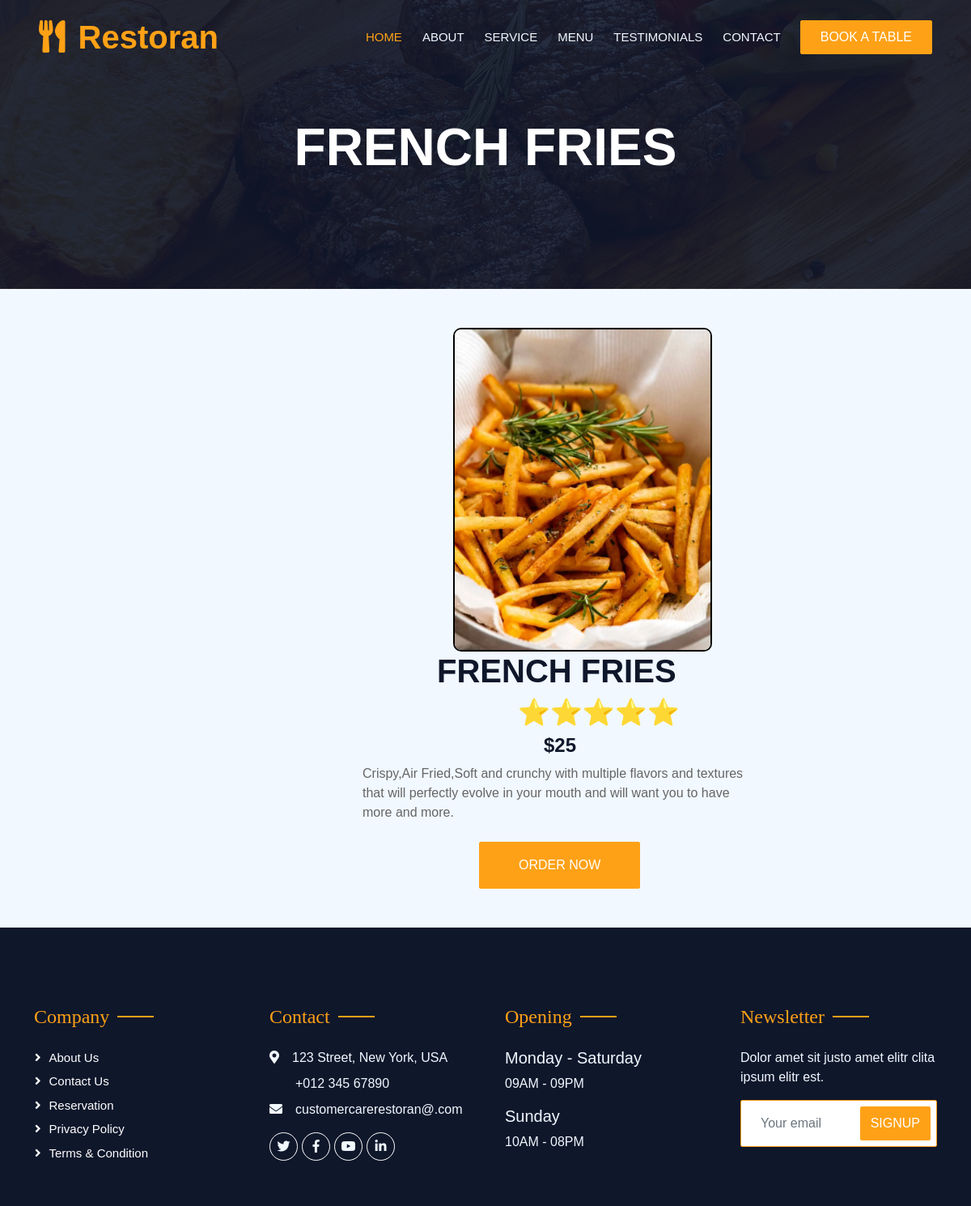
Screenshot of /foodforall/starterrs/1 with the database file from the repository.
### foodforall/models.py (models this page shows)
class products(models.Model):
     pict = models.ImageField(upload_to="img")
     pro_name=models.CharField(max_length=20)
     pro_desc =models.CharField(max_length=600)
     pro_price=models.IntegerField()
     pro_reviews=models.CharField(max_length=200)

### foodforall/views.py (the view)
# urls.py: path('starterrs/<int:id>',views.product)
def product(request,id):
    prod = products.objects.get(id=id)
    return render(request, 'products.html',{'prod':prod})

### foodforall/templates/products.html (shortened to what this page needs)
{% load static %}
<!DOCTYPE html>
<html lang="en">
<head>
    <link href="{% static 'css/all.min.css' %}" rel="stylesheet" media="screen">
    <link href="{% static 'https://cdnjs.cloudflare.com/ajax/libs/font-awesome/5.10.0/css/all.min.css' %}" rel="stylesheet">
     <link href="{% static 'https://cdn.jsdelivr.net/npm/bootstrap-icons@1.4.1/font/bootstrap-icons.css' %}" rel="stylesheet">
     <link href="{% static 'animate.min.css' %}" rel="stylesheet">
    <link href="{% static 'assets/owl.carousel.min.css' %}" rel="stylesheet">
    <link href="{% static 'tempusdominus-bootstrap-4.min.css' %}" rel="stylesheet" />
    <link rel="stylesheet" type="text/css" href="{% static 'bootstrap.min.css' %}"/>
    <link rel="stylesheet" type="text/css" href="{% static 'style.css' %}"/>
    <link rel="stylesheet" href="https://use.fontawesome.com/releases/v5.2.0/css/all.css">
</head>
<body>
    <div class="container-xxl position-relative p-0">
        <nav class="navbar navbar-expand-lg navbar-dark bg-dark px-4 px-lg-5 py-3 py-lg-0">
            <a href="" class="navbar-brand p-0">
                <h1 class="text-primary m-0"><i class="fa fa-utensils me-3"></i>Restoran</h1>
            </a>
            <div class="collapse navbar-collapse" id="navbarCollapse">
                <div class="navbar-nav ms-auto py-0 pe-4">
                    <a href="http://localhost:8000/foodforall/index/" class="nav-item nav-link active">Home</a>
                    <a href="http://localhost:8000/foodforall/about/" class="nav-item nav-link">About</a>
                    <a href="http://localhost:8000/foodforall/orders/" class="nav-item nav-link">Service</a>
                    <a href="http://localhost:8000/foodforall/menu/" class="nav-item nav-link">Menu</a>
                    <a href="http://localhost:8000/foodforall/review/" class="nav-item nav-link">Testimonials</a>
                    <a href="http://localhost:8000/foodforall/contact/" class="nav-item nav-link">Contact</a>
                </div>
                <a href="http://localhost:8000/foodforall/booking/" class="btn btn-primary py-2 px-4">Book A Table</a>
            </div>
        </nav>
        <div class="container-xxl py-5 bg-dark hero-header mb-5">
            <div class="container text-center my-5 pt-5 pb-4">
                <h1 class="display-3 text-white mb-3 animated slideInDown">{{prod.pro_name}}</h1>
            </div>
        </div>
    </div>
    <img style="border-radius: 10px; height: 25em; width: 20em; margin-left: 35em; border: 2px solid black;" src="../../{{prod.pict}}" alt="">
    <h1 style="margin-left: 13.5em;">{{prod.pro_name}}</h1>
    <h2 style="margin-left: 20em;">{{prod.pro_reviews}}</h2>
    <h4  style="margin-left: 28em;">${{prod.pro_price}}</h4>
    <p style="width: 40%;margin-left: 28em;">{{prod.pro_desc}}</p>
   <a style="margin-left: 37em;" class="btn btn-primary py-3 px-5 mt-2" href="http://localhost:8000/foodforall/orders/">ORDER NOW</a>
 <div class="container-fluid bg-dark text-light footer pt-5 mt-5 wow fadeIn" data-wow-delay="0.1s">
    <div class="container py-5">
        <div class="row g-5">
            <div class="col-lg-3 col-md-6">
                <h4 class="section-title ff-secondary text-start text-primary fw-normal mb-4">Company</h4>
                <a class="btn btn-link" href="http://localhost:8000/foodforall/about/">About Us</a>
                <a class="btn btn-link" href="http://localhost:8000/foodforall/contact/">Contact Us</a>
                <a class="btn btn-link" href="http://localhost:8000/foodforall/booking/">Reservation</a>
                <a class="btn btn-link" href="">Privacy Policy</a>
                <a class="btn btn-link" href="">Terms & Condition</a>
            </div>
            <div class="col-lg-3 col-md-6">
                <h4 class="section-title ff-secondary text-start text-primary fw-normal mb-4">Contact</h4>
                <p class="mb-2"><i class="fa fa-map-marker-alt me-3"></i>123 Street, New York, USA</p>
                <p class="mb-2"><i class="fa fa-phone-alt me-3"></i>+012 345 67890</p>
                <p class="mb-2"><i class="fa fa-envelope me-3"></i>customercarerestoran@.com</p>
                <div class="d-flex pt-2">
                    <a class="btn btn-outline-light btn-social" href=""><i class="fab fa-twitter"></i></a>
                    <a class="btn btn-outline-light btn-social" href=""><i class="fab fa-facebook-f"></i></a>
                    <a class="btn btn-outline-light btn-social" href=""><i class="fab fa-youtube"></i></a>
                    <a class="btn btn-outline-light btn-social" href=""><i class="fab fa-linkedin-in"></i></a>
                </div>
            </div>
            <div class="col-lg-3 col-md-6">
                <h4 class="section-title ff-secondary text-start text-primary fw-normal mb-4">Opening</h4>
                <h5 class="text-light fw-normal">Monday - Saturday</h5>
                <p>09AM - 09PM</p>
                <h5 class="text-light fw-normal">Sunday</h5>
                <p>10AM - 08PM</p>
            </div>
            <div class="col-lg-3 col-md-6">
                <h4 class="section-title ff-secondary text-start text-primary fw-normal mb-4">Newsletter</h4>
                <p>Dolor amet sit justo amet elitr clita ipsum elitr est.</p>
                <div class="position-relative mx-auto" style="max-width: 400px;">
                    <input class="form-control border-primary w-100 py-3 ps-4 pe-5" type="text" placeholder="Your email">
                    <button type="button" class="btn btn-primary py-2 position-absolute top-0 end-0 mt-2 me-2">SignUp</button>
                </div>
            </div>
        </div>
    </div>
</div>
</body>
</html>

### foodforall/static/style.css (style rules this page uses)
:root { --primary: #FEA116; --light: #F1F8FF; --dark: #0F172B; }
.ff-secondary { font-family: 'Pacifico', cursive; }
.btn { font-family: 'Nunito', sans-serif; font-weight: 500; text-transform: uppercase; transition: .5s; }
.btn.btn-primary, .btn.btn-secondary { color: #FFFFFF; }
.navbar-dark .navbar-nav .nav-link { position: relative; margin-left: 25px; padding: 35px 0; font-size: 15px; color: var(--light) !important; text-transform: uppercase; font-weight: 500; outline: none; transition: .5s; }
.navbar-dark .navbar-nav .nav-link:hover, .navbar-dark .navbar-nav .nav-link.active { color: var(--primary) !important; }
@media (min-width: 992px) { .navbar-dark { position: absolute; width: 100%; top: 0; left: 0; z-index: 999; background: transparent !important; } }
.hero-header { background: linear-gradient(rgba(15, 23, 43, .9), rgba(15, 23, 43, .9)), url(./img/bg-hero.jpg); background-position: center center; background-repeat: no-repeat; background-size: cover; }
.section-title { position: relative; display: inline-block; }
.section-title::before { position: absolute; content: ""; width: 45px; height: 2px; top: 50%; left: -55px; margin-top: -1px; background: var(--primary); }
.section-title::after { position: absolute; content: ""; width: 45px; height: 2px; top: 50%; right: -55px; margin-top: -1px; background: var(--primary); }
.section-title.text-start::before, .section-title.text-end::after { display: none; }
.footer .btn.btn-social { margin-right: 5px; width: 35px; height: 35px; display: flex; align-items: center; justify-content: center; color: var(--light); border: 1px solid #FFFFFF; border-radius: 35px; transition: .3s; }
.footer .btn.btn-link { display: block; margin-bottom: 5px; padding: 0; text-align: left; color: #FFFFFF; font-size: 15px; font-weight: normal; text-transform: capitalize; transition: .3s; }
.footer .btn.btn-link::before { position: relative; content: "\f105"; font-family: "Font Awesome 5 Free"; font-weight: 900; margin-right: 10px; }

### rows the page displays
products: pro_name "FRENCH FRIES", pict (picture), pro_reviews "⭐⭐⭐⭐⭐", pro_price "25", pro_desc "Crispy,Air Fried,Soft and crunchy with multiple flavors and textures that will perfectly evolve in your mouth and will want you to have more and more."
